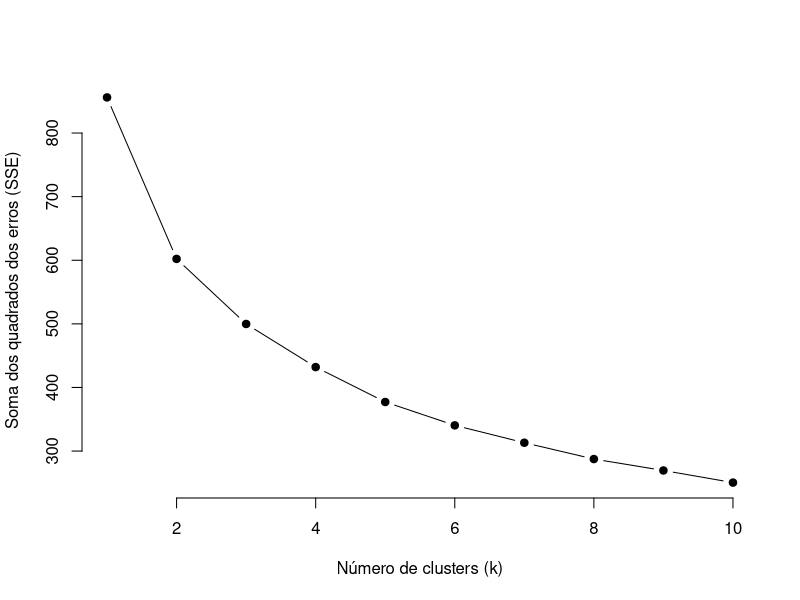
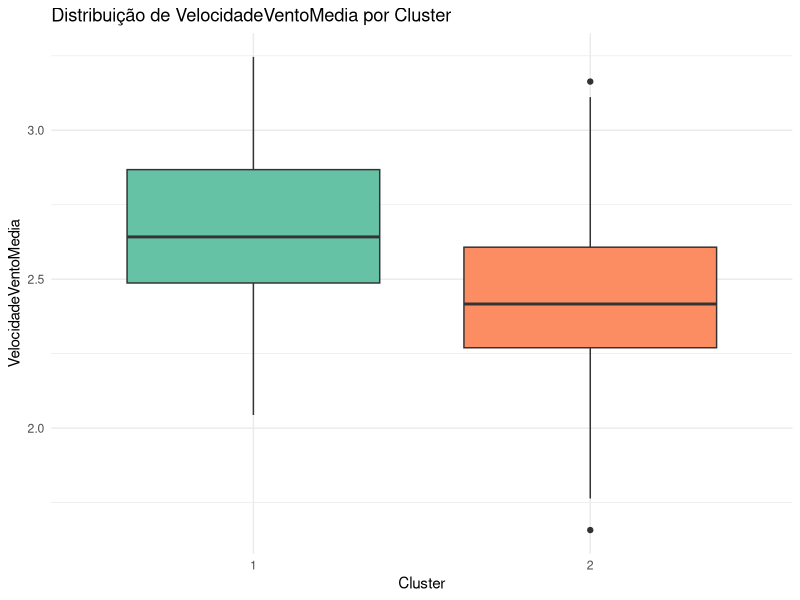
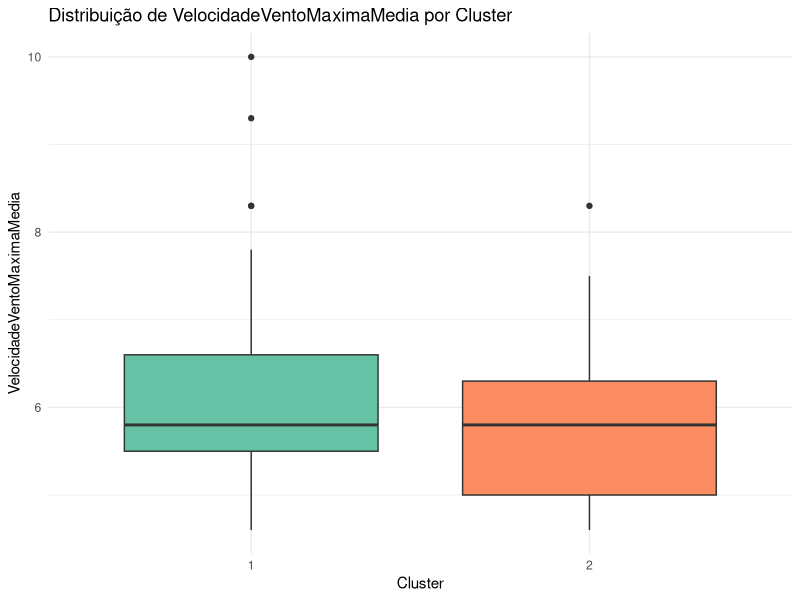
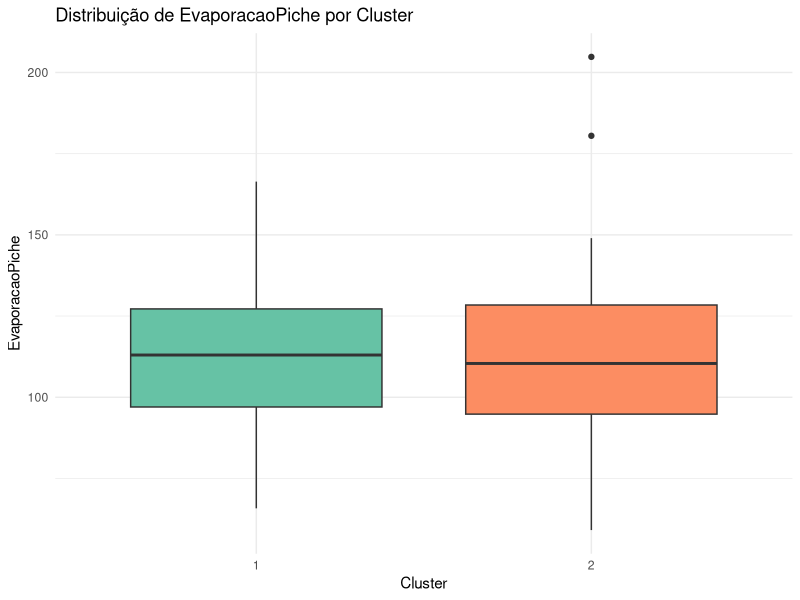
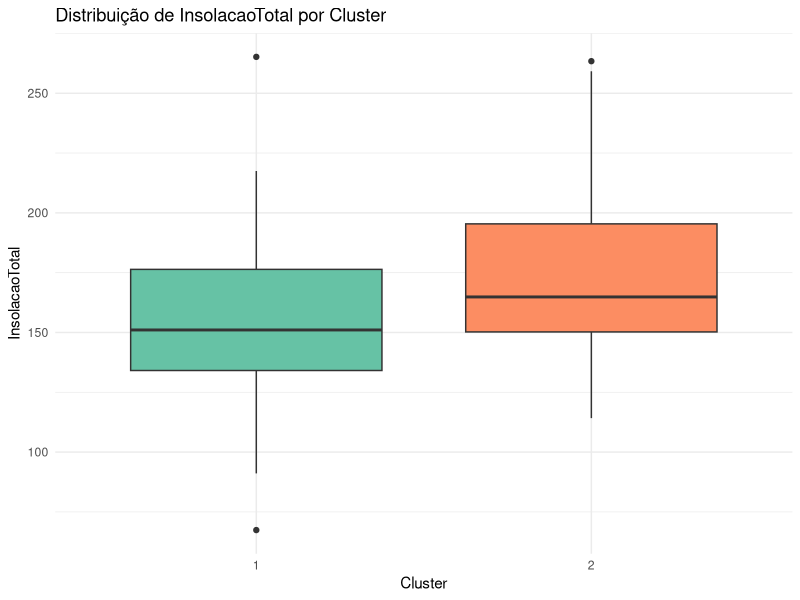
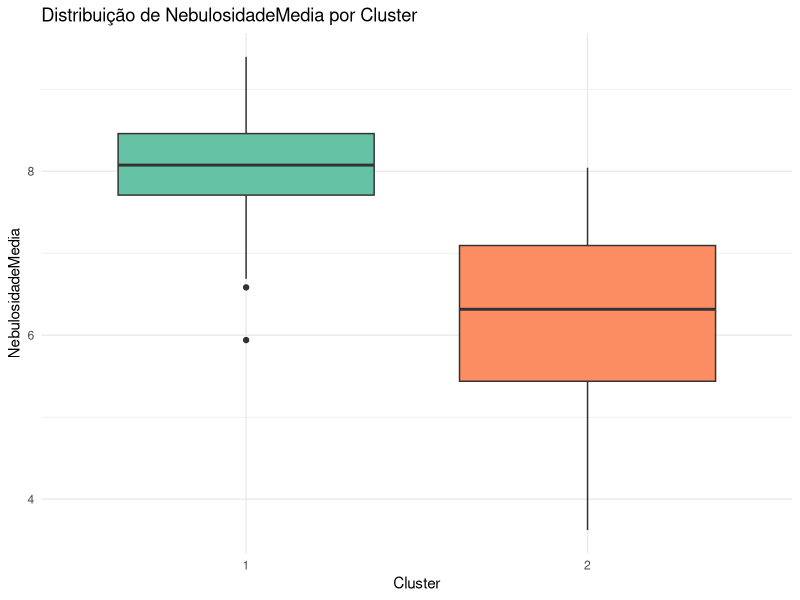
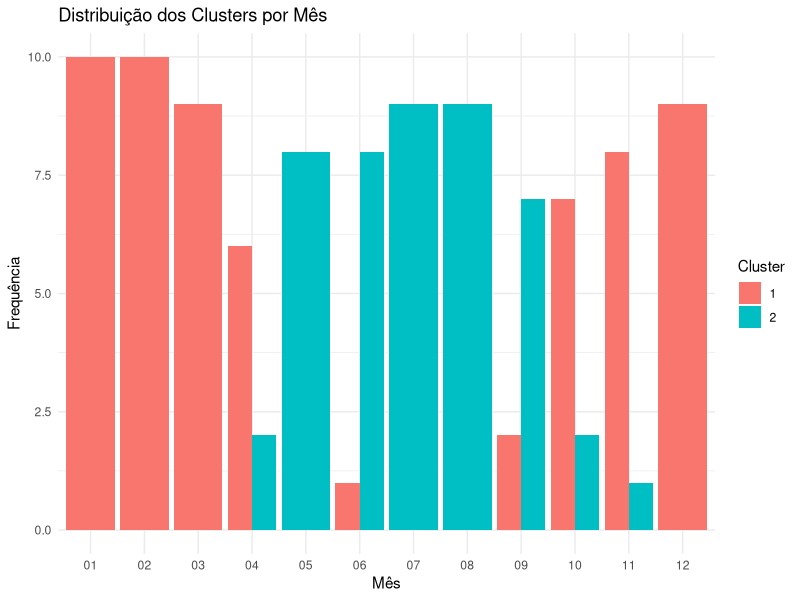
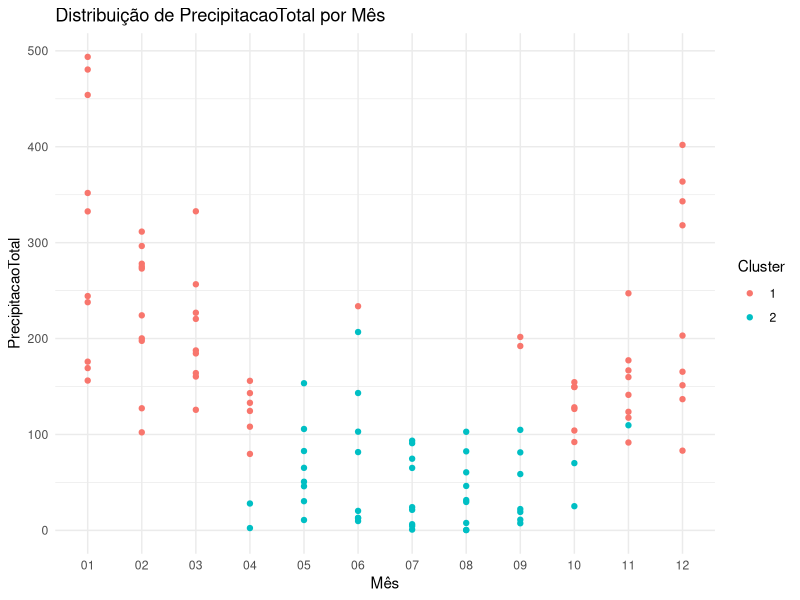

Reproduce these figures in R, in order. (Note: this script raises an error after producing the figures.)
# Carregar pacotes necessários
library(tidyverse)
library(ggplot2)
library(caret)
# Carregar os dados (substitua 'dados.csv' pelo nome do arquivo real)
dados <- read.table("dados.txt", sep = ";", stringsAsFactors = FALSE, header = TRUE)

dados <- dados[, -c(20, 21)]
# Visualizar as primeiras linhas para entender o formato dos dados
head(dados)

# Selecionar variáveis numéricas para a clusterização
variaveis_numericas <- dados %>% 
  select(DirecaoVento,
         VelocidadeVentoMedia,
         VelocidadeVentoMaximaMedia,
         EvaporacaoPiche,
         EvapoBHPotencial,
         EvapoBHReal,
         InsolacaoTotal,
         NumDiasPrecipitacao,
         PrecipitacaoTotal,
         PressaoNivelMarMedia,
         PressaoMedia,
         TempMaximaMedia,
         NebulosidadeMedia,
         TempMinimaMedia,
         UmidadeRelativaMedia)

cor_matrix <- cor(variaveis_numericas, use = "complete.obs")
selected_vars <- findCorrelation(cor_matrix, cutoff = 0.8, verbose = TRUE)
variaveis_selecionadas <- variaveis_numericas[, -selected_vars]

# Criar uma versão filtrada do conjunto de dados para evitar discrepâncias
dados_filtrados <- dados[complete.cases(variaveis_selecionadas), ]  # Somente linhas sem NA nas variáveis numéricas

# Normalizar os dados (escala 0-1)
variaveis_normalizadas <- scale(variaveis_selecionadas[complete.cases(variaveis_selecionadas), ])

# Determinar o número ideal de clusters (Método Elbow)
set.seed(123)
sse <- numeric()
for (k in 1:10) {
  kmeans_model <- kmeans(variaveis_normalizadas, centers = k, nstart = 25)
  sse[k] <- kmeans_model$tot.withinss
}

# Plotar o método Elbow
plot(1:10, sse, type = "b", pch = 19, frame = FALSE, 
     xlab = "Número de clusters (k)", ylab = "Soma dos quadrados dos erros (SSE)")

# Definir o número de clusters (supondo 3 como exemplo)
k <- 2

# Aplicar o K-Means
kmeans_resultado <- kmeans(variaveis_normalizadas, centers = k, nstart = 25)

# Adicionar os clusters ao dataframe filtrado
dados_filtrados$Cluster <- as.factor(kmeans_resultado$cluster)

# Visualizar os primeiros resultados
head(dados_filtrados)

# Analisar as médias de cada variável por cluster
cluster_summary <- dados_filtrados %>% 
  group_by(Cluster) %>% 
  summarise(across(c(VelocidadeVentoMedia, VelocidadeVentoMaximaMedia, EvaporacaoPiche, InsolacaoTotal, NebulosidadeMedia), 
                   list(media = mean, sd = sd), na.rm = TRUE))

print(cluster_summary)

# Lista de variáveis numéricas
variaveis <- c("VelocidadeVentoMedia", "VelocidadeVentoMaximaMedia", "EvaporacaoPiche", "InsolacaoTotal", "NebulosidadeMedia")

# Loop para criar boxplots de todas as variáveis numéricas pelos clusters
for (variavel in variaveis) {
 print( ggplot(dados_filtrados, aes_string(x = "Cluster", y = variavel, fill = "Cluster")) +
    geom_boxplot() +
    labs(
      title = paste("Distribuição de", variavel, "por Cluster"),
      x = "Cluster",
      y = variavel
    ) +
    theme_minimal() +
    theme(legend.position = "none") +
    scale_fill_brewer(palette = "Set2") )
}

# Adicionar uma coluna com o mês extraído da data
dados_filtrados <- dados_filtrados %>%
  mutate(Data = as.Date(Data, format = "%d/%m/%Y"),
         Mes = format(Data, "%m"))

# Calcular a frequência de clusters por mês
freq_mes <- dados_filtrados %>%
  group_by(Mes, Cluster) %>%
  summarise(Frequencia = n(), .groups = "drop")

# Gráfico de barras para a distribuição de clusters ao longo dos meses
ggplot(freq_mes, aes(x = Mes, y = Frequencia, fill = Cluster)) +
  geom_bar(stat = "identity", position = "dodge") +
  labs(title = "Distribuição dos Clusters por Mês",
       x = "Mês",
       y = "Frequência") +
  theme_minimal()


# Converter a coluna Data para o formato correto
dados_filtrados <- dados_filtrados %>%
  mutate(Data = as.Date(Data, format = "%d/%m/%Y"))


# Variáveis de interesse para analisar nos clusters
lapply(c("PrecipitacaoTotal", "TempCompensadaMedia", "InsolacaoTotal"), function(var) {
  ggplot(dados_filtrados, aes(x = Mes, y = !!sym(var), color = Cluster)) +
    geom_point() +
    labs(
      title = paste("Distribuição de", var, "por Mês"),
      x = "Mês",
      y = var
    ) +
    theme_minimal()
})



# Agregar dados por Data e Cluster
dados_temporais <- dados_filtrados %>%
  group_by(Data, Cluster) %>%
  summarise(
    Frequencia = n(),
    VelocidadeVentoMedia = mean(VelocidadeVentoMedia, na.rm = TRUE),
    VelocidadeVentoMaximaMedia = mean(VelocidadeVentoMaximaMedia, na.rm = TRUE),
    .groups = "drop"
  )


# Detectar anomalias na frequência dos clusters
dados_temporais_anom <- dados_temporais %>%
  group_by(Cluster) %>%
  time_decompose(Frequencia, method = "stl", frequency = "auto") %>%
  anomalize(remainder, method = "iqr") %>%
  time_recompose()

# Visualizar as anomalias detectadas
plot_anomalies(dados_temporais_anom) +
  labs(title = "Anomalias na Frequência dos Clusters")

# Passo 4: Analisar a Série Temporal por Cluster
# Criar uma série temporal para cada cluster
dados_ts <- dados_temporais %>%
  as_tsibble(index = Data, key = Cluster)

# Decomposição sazonal para cada cluster
dados_decom <- dados_ts %>%
  model(STL(Frequencia ~ season(window = "periodic")))

# Visualizar a decomposição
dados_decom %>%
  components() %>%
  autoplot() +
  labs(title = "Decomposição Sazonal por Cluster")

# Passo 5: Análise de Tendências em Velocidade do Vento
dados_ts %>%
  model(STL(VelocidadeVentoMedia ~ season(window = "periodic"))) %>%
  components() %>%
  autoplot() +
  labs(title = "Tendência e Sazonalidade na Velocidade Média do Vento")
